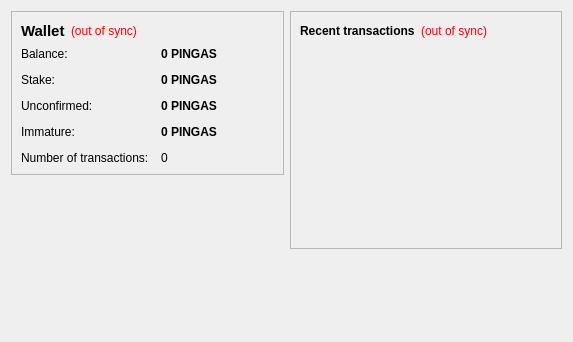
<?xml version="1.0" encoding="UTF-8"?>
<ui version="4.0">
 <class>OverviewPage</class>
 <widget class="QWidget" name="OverviewPage">
  <property name="geometry">
   <rect>
    <x>0</x>
    <y>0</y>
    <width>573</width>
    <height>342</height>
   </rect>
  </property>
  <property name="windowTitle">
   <string>Form</string>
  </property>
  <layout class="QHBoxLayout" name="horizontalLayout" stretch="1,1">
   <item>
    <layout class="QVBoxLayout" name="verticalLayout_2">
     <item>
      <widget class="QFrame" name="frame">
       <property name="frameShape">
        <enum>QFrame::StyledPanel</enum>
       </property>
       <property name="frameShadow">
        <enum>QFrame::Raised</enum>
       </property>
       <layout class="QVBoxLayout" name="verticalLayout_4">
        <item>
         <layout class="QHBoxLayout" name="horizontalLayout_4">
          <item>
           <widget class="QLabel" name="label_5">
            <property name="font">
             <font>
              <pointsize>11</pointsize>
              <weight>75</weight>
              <bold>true</bold>
             </font>
            </property>
            <property name="text">
             <string>Wallet</string>
            </property>
           </widget>
          </item>
          <item>
           <widget class="QLabel" name="labelWalletStatus">
            <property name="toolTip">
             <string>The displayed information may be out of date. Your wallet automatically synchronizes with the Pingas network after a connection is established, but this process has not completed yet.</string>
            </property>
            <property name="styleSheet">
             <string notr="true">QLabel { color: red; }</string>
            </property>
            <property name="text">
             <string notr="true">(out of sync)</string>
            </property>
            <property name="alignment">
             <set>Qt::AlignLeading|Qt::AlignLeft|Qt::AlignVCenter</set>
            </property>
           </widget>
          </item>
          <item>
           <spacer name="horizontalSpacer_2">
            <property name="orientation">
             <enum>Qt::Horizontal</enum>
            </property>
            <property name="sizeHint" stdset="0">
             <size>
              <width>40</width>
              <height>20</height>
             </size>
            </property>
           </spacer>
          </item>
         </layout>
        </item>
        <item>
         <layout class="QFormLayout" name="formLayout_2">
          <property name="fieldGrowthPolicy">
           <enum>QFormLayout::AllNonFixedFieldsGrow</enum>
          </property>
          <property name="horizontalSpacing">
           <number>12</number>
          </property>
          <property name="verticalSpacing">
           <number>12</number>
          </property>
          <item row="0" column="0">
           <widget class="QLabel" name="label">
            <property name="text">
             <string>Balance:</string>
            </property>
           </widget>
          </item>
          <item row="0" column="1">
           <widget class="QLabel" name="labelBalance">
            <property name="font">
             <font>
              <weight>75</weight>
              <bold>true</bold>
             </font>
            </property>
            <property name="cursor">
             <cursorShape>IBeamCursor</cursorShape>
            </property>
            <property name="toolTip">
             <string>Your current balance</string>
            </property>
            <property name="text">
             <string notr="true">0 PINGAS</string>
            </property>
            <property name="textInteractionFlags">
             <set>Qt::LinksAccessibleByMouse|Qt::TextSelectableByKeyboard|Qt::TextSelectableByMouse</set>
            </property>
           </widget>
          </item>
          <item row="1" column="0">
           <widget class="QLabel" name="label_6">
            <property name="text">
             <string>Stake:</string>
            </property>
           </widget>
          </item>
          <item row="1" column="1">
           <widget class="QLabel" name="labelStake">
            <property name="font">
             <font>
              <weight>75</weight>
              <bold>true</bold>
             </font>
            </property>
            <property name="cursor">
             <cursorShape>IBeamCursor</cursorShape>
            </property>
            <property name="toolTip">
             <string>Total of coins that was staked, and do not yet count toward the current balance</string>
            </property>
            <property name="text">
             <string notr="true">0 PINGAS</string>
            </property>
            <property name="textInteractionFlags">
             <set>Qt::LinksAccessibleByMouse|Qt::TextSelectableByKeyboard|Qt::TextSelectableByMouse</set>
            </property>
           </widget>
          </item>
          <item row="2" column="0">
           <widget class="QLabel" name="label_3">
            <property name="text">
             <string>Unconfirmed:</string>
            </property>
           </widget>
          </item>
          <item row="2" column="1">
           <widget class="QLabel" name="labelUnconfirmed">
            <property name="font">
             <font>
              <weight>75</weight>
              <bold>true</bold>
             </font>
            </property>
            <property name="cursor">
             <cursorShape>IBeamCursor</cursorShape>
            </property>
            <property name="toolTip">
             <string>Total of transactions that have yet to be confirmed, and do not yet count toward the current balance</string>
            </property>
            <property name="text">
             <string notr="true">0 PINGAS</string>
            </property>
            <property name="textInteractionFlags">
             <set>Qt::LinksAccessibleByMouse|Qt::TextSelectableByKeyboard|Qt::TextSelectableByMouse</set>
            </property>
           </widget>
          </item>
          <item row="3" column="0">
           <widget class="QLabel" name="labelImmatureText">
            <property name="text">
             <string>Immature:</string>
            </property>
           </widget>
          </item>
          <item row="3" column="1">
           <widget class="QLabel" name="labelImmature">
            <property name="font">
             <font>
              <weight>75</weight>
              <bold>true</bold>
             </font>
            </property>
            <property name="toolTip">
             <string>Mined balance that has not yet matured</string>
            </property>
            <property name="text">
             <string notr="true">0 PINGAS</string>
            </property>
            <property name="textInteractionFlags">
             <set>Qt::LinksAccessibleByMouse|Qt::TextSelectableByKeyboard|Qt::TextSelectableByMouse</set>
            </property>
           </widget>
          </item>
          <item row="4" column="0">
           <widget class="QLabel" name="label_2">
            <property name="text">
             <string>Number of transactions:</string>
            </property>
           </widget>
          </item>
          <item row="4" column="1">
           <widget class="QLabel" name="labelNumTransactions">
            <property name="toolTip">
             <string>Total number of transactions in wallet</string>
            </property>
            <property name="text">
             <string notr="true">0</string>
            </property>
           </widget>
          </item>
         </layout>
        </item>
       </layout>
      </widget>
     </item>
     <item>
      <spacer name="verticalSpacer">
       <property name="orientation">
        <enum>Qt::Vertical</enum>
       </property>
       <property name="sizeHint" stdset="0">
        <size>
         <width>20</width>
         <height>40</height>
        </size>
       </property>
      </spacer>
     </item>
    </layout>
   </item>
   <item>
    <layout class="QVBoxLayout" name="verticalLayout_3">
     <item>
      <widget class="QFrame" name="frame_2">
       <property name="frameShape">
        <enum>QFrame::StyledPanel</enum>
       </property>
       <property name="frameShadow">
        <enum>QFrame::Raised</enum>
       </property>
       <layout class="QVBoxLayout" name="verticalLayout">
        <item>
         <layout class="QHBoxLayout" name="horizontalLayout_2">
          <item>
           <widget class="QLabel" name="label_4">
            <property name="text">
             <string>&lt;b&gt;Recent transactions&lt;/b&gt;</string>
            </property>
           </widget>
          </item>
          <item>
           <widget class="QLabel" name="labelTransactionsStatus">
            <property name="toolTip">
             <string>The displayed information may be out of date. Your wallet automatically synchronizes with the Pingas network after a connection is established, but this process has not completed yet.</string>
            </property>
            <property name="styleSheet">
             <string notr="true">QLabel { color: red; }</string>
            </property>
            <property name="text">
             <string notr="true">(out of sync)</string>
            </property>
            <property name="alignment">
             <set>Qt::AlignRight|Qt::AlignTrailing|Qt::AlignVCenter</set>
            </property>
           </widget>
          </item>
          <item>
           <spacer name="horizontalSpacer">
            <property name="orientation">
             <enum>Qt::Horizontal</enum>
            </property>
            <property name="sizeHint" stdset="0">
             <size>
              <width>40</width>
              <height>20</height>
             </size>
            </property>
           </spacer>
          </item>
         </layout>
        </item>
        <item>
         <widget class="QListView" name="listTransactions">
          <property name="styleSheet">
           <string notr="true">QListView { background: transparent; }</string>
          </property>
          <property name="frameShape">
           <enum>QFrame::NoFrame</enum>
          </property>
          <property name="verticalScrollBarPolicy">
           <enum>Qt::ScrollBarAlwaysOff</enum>
          </property>
          <property name="horizontalScrollBarPolicy">
           <enum>Qt::ScrollBarAlwaysOff</enum>
          </property>
          <property name="selectionMode">
           <enum>QAbstractItemView::NoSelection</enum>
          </property>
         </widget>
        </item>
       </layout>
      </widget>
     </item>
     <item>
      <spacer name="verticalSpacer_2">
       <property name="orientation">
        <enum>Qt::Vertical</enum>
       </property>
       <property name="sizeHint" stdset="0">
        <size>
         <width>20</width>
         <height>40</height>
        </size>
       </property>
      </spacer>
     </item>
    </layout>
   </item>
  </layout>
 </widget>
 <resources/>
 <connections/>
</ui>
